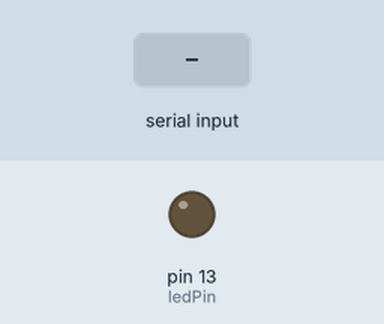
This sketch was run on a simulated Arduino Uno, built with avr-gcc and run on an emulated ATmega328P. Parts: output pins drawn as LEDs (lit = HIGH). Inputs (shaded band) come from the test bench.

Above: at 1.2 s.
1.3 s: byte 1 (1) received over Serial
At 2.0 s:
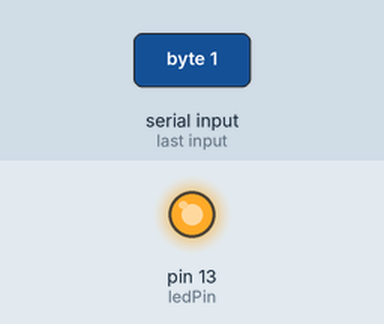
Timing chart, 0 to 7.8 s (numbered marks = the images above; inputs shaded):
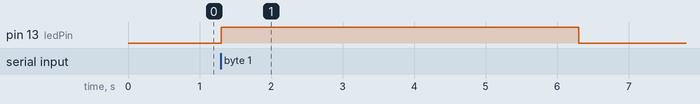

The sketch:

test.ino
```cpp
const int ledPin = 13; // the pin that the LED is attached to

void setup()
{
// initialize the serial communication:
Serial.begin(9600);
// initialize the ledPin as an output:
pinMode(ledPin, OUTPUT);
}

void loop() {
byte brightness;

// check if data has been sent from the computer:
if (Serial.available()) {
// read the most recent byte (which will be from 0 to 255):
brightness = Serial.read();
}
if (brightness == 1)
{
// set the brightness of the LED:
digitalWrite(ledPin, brightness);
delay(5000);
digitalWrite(ledPin, 0);

}
}
```

Measured:
- after the input at 1.3 s, pin 13 (ledPin): LOW → HIGH at once, → LOW 5.0 s later
